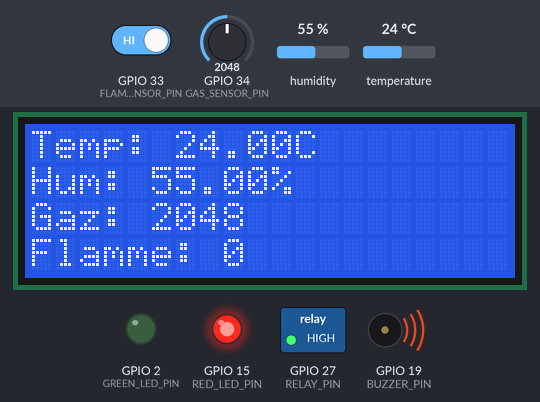
The sketch below on a simulated ESP32. Parts: 20×4 character LCD, switched loads named in the sketch (green lamp = pin HIGH), output pins drawn as LEDs (lit = HIGH), buzzer (waves = sounding). The inputs (shaded band) are chosen by the test bench; at power-on: GPIO 34 (GAS_SENSOR_PIN) = 2048, humidity 55 %, GPIO 33 (FLAME_SENSOR_PIN) HIGH, temperature 24 °C. WiFi joins after 1.5 s; servers stay silent unless stated; no MQTT or app messages arrive unless stated; what the sketch prints to the serial monitor is not drawn.

Above: at 5.8 s.
5.9 s: GPIO 34 (GAS_SENSOR_PIN) set to 925
At 7.5 s:
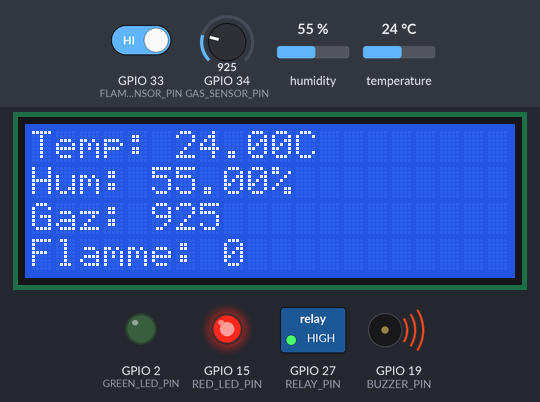
8.2 s: GPIO 34 (GAS_SENSOR_PIN) set to 815
At 9.0 s:
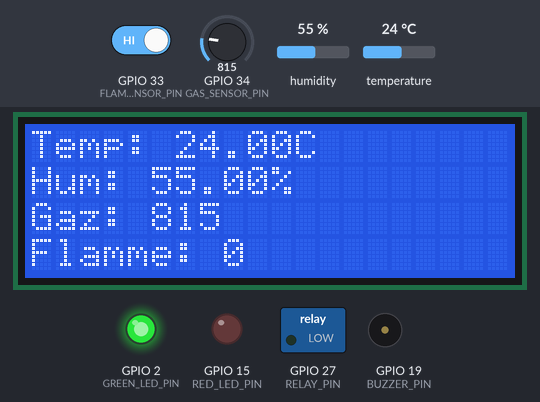
10.2 s: humidity set to 22 %
At 11.9 s:
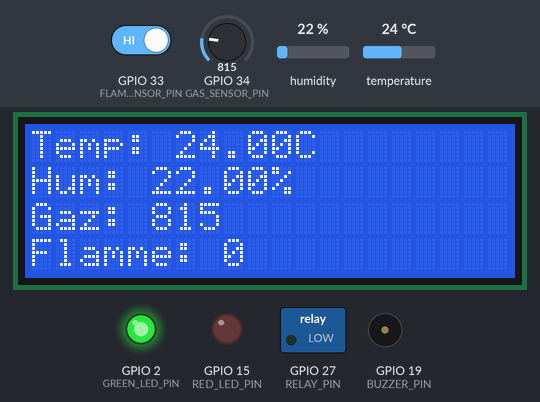
12.2 s: GPIO 33 (FLAME_SENSOR_PIN) driven LOW
At 13.2 s:
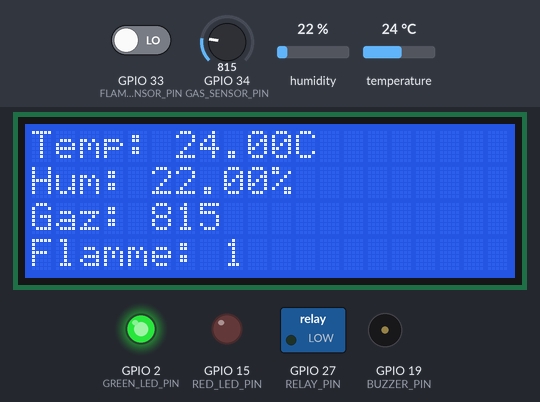
14.1 s: temperature set to 12 °C
At 17.7 s:
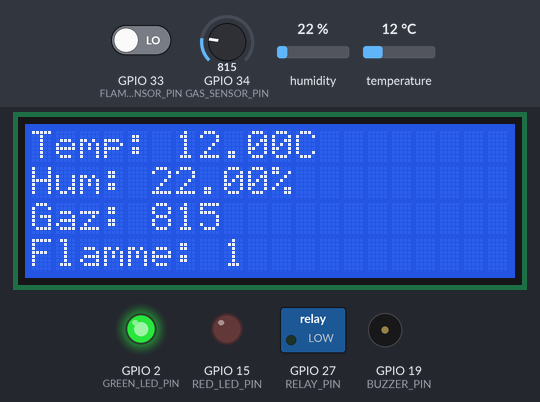
18.2 s: GPIO 33 (FLAME_SENSOR_PIN) driven HIGH
At 19.0 s:
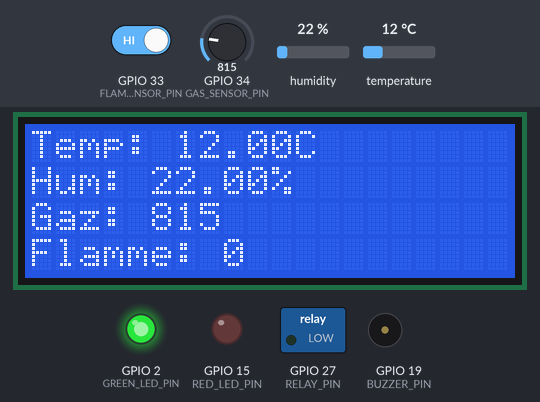
Timing chart, 0 to 21.2 s (numbered marks = the images above; inputs shaded):
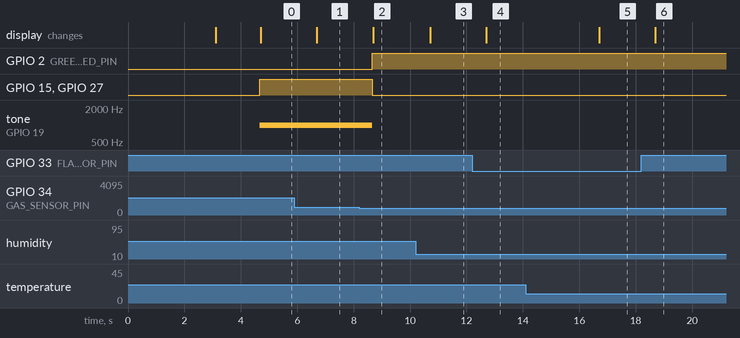

Measured:
- the behaviour switches between 881 and 880 on GPIO 34 (GAS_SENSOR_PIN) (found by bisection; images 1 and 2)
- after the input at 5.9 s, the display: changes after 0.80 s (image 1)
- after the input at 8.2 s, GPIO 2 (GREEN_LED_PIN): LOW → HIGH after 0.46 s; GPIO 15 (RED_LED_PIN), GPIO 27 (RELAY_PIN): HIGH → LOW after 0.46 s; tone on GPIO 19 (BUZZER_PIN): 1000 Hz → silent after 0.46 s; the display: changes after 0.50 s (image 2)
- after the input at 10.2 s, the display: changes after 0.51 s (image 3)
- after the input at 12.2 s, the display: changes after 0.50 s (image 4)
- after the input at 14.1 s, the display: changes after 2.6 s (image 5)
- after the input at 18.2 s, the display: changes after 0.50 s (image 6)

The sketch:

sketch.ino
```cpp
#include <WiFi.h>
#include <PubSubClient.h>
#include <DHT.h>
#include <LiquidCrystal_I2C.h>

LiquidCrystal_I2C lcd(0x27, 20, 4);

// Définition des broches
#define DHTPIN 4 // Broche où est connecté le DHT22
#define DHTTYPE DHT22 // Type de DHT
#define GAS_SENSOR_PIN 34 // Broche du capteur de gaz (GPIO34, entrée analogique)
#define FLAME_SENSOR_PIN 33 // Broche du capteur de flamme (GPIO35, entrée analogique)
#define BUZZER_PIN 19
#define RELAY_PIN 27
#define GREEN_LED_PIN 2
#define RED_LED_PIN 15

// Initialisation des objets
DHT dht(DHTPIN, DHTTYPE);

// Seuils pour déclencher l'alarme
const int gasThreshold = 880;
const float tempThreshold = 30;
const float humidityThreshold = 20;

// Informations de connexion WiFi
const char* ssid = "Wokwi-GUEST";
const char* password = "";

// Informations Adafruit IO
#define AIO_SERVER      "io.adafruit.com"
#define AIO_SERVERPORT  1883                   // Port MQTT
#define AIO_USERNAME    "RABABZA"
#define AIO_KEY         "aio_TIER10nOVfSUrwCgtrUTrUiksN7J"

// Création des clients WiFi et MQTT
WiFiClient espClient;
PubSubClient client(espClient);

// Variables de temps
unsigned long lastSensorRead = 0;
unsigned long lastPublish = 0;
const unsigned long sensorInterval = 1000; // Intervalle pour lire les capteurs
const unsigned long publishInterval = 5000; // Intervalle pour envoyer les données

void connectToWiFi() {
  Serial.print("Connecting to ");
  Serial.println(ssid);

  WiFi.begin(ssid, password);
  while (WiFi.status() != WL_CONNECTED) {
    delay(500);
    Serial.print(".");
  }
  Serial.println();
  Serial.println("WiFi connected");
}

void MQTT_connect() {
  while (!client.connected()) {
    Serial.print("Connecting to MQTT... ");
    if (client.connect("ESP32Client", AIO_USERNAME, AIO_KEY)) {
      Serial.println("connected");
    } else {
      Serial.print("failed with state ");
      Serial.print(client.state());
      delay(2000);
    }
  }
}

void setup() {
  Serial.begin(115200); // Vitesse de communication plus rapide

  // Initialisation de l'afficheur LCD
  lcd.init();
  lcd.backlight();
  lcd.setCursor(0,0);
  lcd.print("Bienvenue");
  lcd.setCursor(0,1);
  lcd.print("Systeme de detection");
  lcd.setCursor(0,2);
  lcd.print("d'incendie");
  delay(3000);  // Pause pour afficher le message de bienvenue
  lcd.clear();

  // Initialisation des broches
  pinMode(GAS_SENSOR_PIN, INPUT);
  pinMode(FLAME_SENSOR_PIN, INPUT);
  pinMode(BUZZER_PIN, OUTPUT);
  pinMode(RELAY_PIN, OUTPUT);
  pinMode(GREEN_LED_PIN, OUTPUT);
  pinMode(RED_LED_PIN, OUTPUT);

  // Initialisation du capteur DHT
  dht.begin();

  // Connexion WiFi
  connectToWiFi();

  // Configuration du client MQTT
  client.setServer(AIO_SERVER, AIO_SERVERPORT);
}

void loop() {
  // Assurer la connexion MQTT
  MQTT_connect();

  unsigned long currentMillis = millis();

  // Lecture des valeurs des capteurs à intervalles réguliers
  if (currentMillis - lastSensorRead >= sensorInterval) {
    lastSensorRead = currentMillis;

    // Lecture des valeurs des capteurs
    float temp = dht.readTemperature();
    float hum = dht.readHumidity();
    int gasValue = analogRead(GAS_SENSOR_PIN);
    int flameState = digitalRead(FLAME_SENSOR_PIN);

    // Détection d'incendie
    bool fireDetected = temp > tempThreshold || gasValue > gasThreshold || hum < humidityThreshold;

    if (fireDetected) {
      tone(BUZZER_PIN, 1000); // Émet un son de 1000 Hz
      digitalWrite(RELAY_PIN, HIGH);
      digitalWrite(RED_LED_PIN, HIGH);
      digitalWrite(GREEN_LED_PIN, LOW);
    } else {
      // Alarme désactivée
      noTone(BUZZER_PIN); // Arrête le son du buzzer
      digitalWrite(RELAY_PIN, LOW);
      digitalWrite(RED_LED_PIN, LOW);
      digitalWrite(GREEN_LED_PIN, HIGH);
    }

    // Affichage des valeurs sur le LCD
    lcd.clear();
    lcd.setCursor(0, 0);
    lcd.print("Temp: ");
    lcd.print(temp);
    lcd.print("C");

    lcd.setCursor(0, 1);
    lcd.print("Hum: ");
    lcd.print(hum);
    lcd.print("%");

    lcd.setCursor(0, 2);
    lcd.print("Gaz: ");
    lcd.print(gasValue);

    lcd.setCursor(0, 3);
    lcd.print("Flamme: ");
    lcd.print(flameState ? "0" : "1");

    // Envoi des données à Adafruit IO à intervalles réguliers
    if (currentMillis - lastPublish >= publishInterval) {
      lastPublish = currentMillis;

      client.publish(AIO_USERNAME "/feeds/temperature", String(temp).c_str());
      client.publish(AIO_USERNAME "/feeds/humidity", String(hum).c_str());
      client.publish(AIO_USERNAME "/feeds/gas", String(gasValue).c_str());
      client.publish(AIO_USERNAME "/feeds/flame", String(flameState).c_str());
    }
  }
}
```
